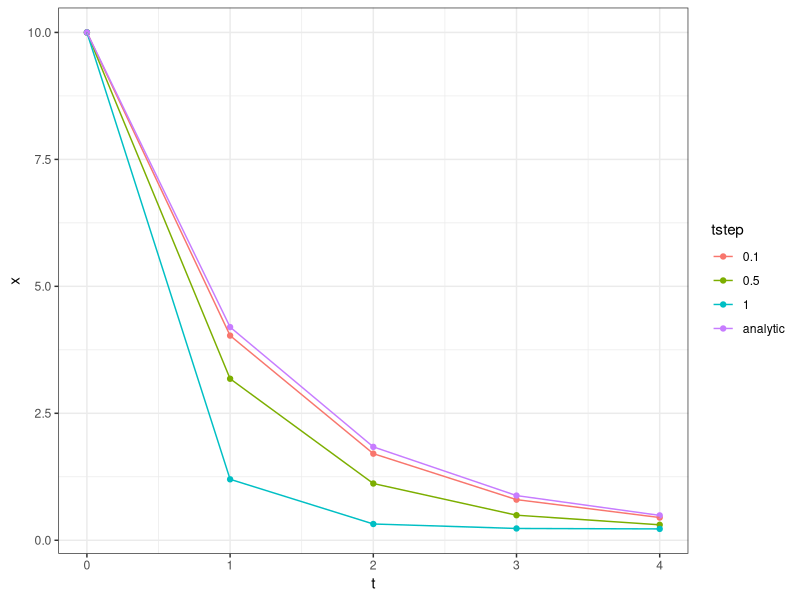

Write the R code that produced this figure. (Note: this script raises an error after producing the figure.)
## ---- chunk 1
library(ggplot2)
library(grid)   #unit
library(RColorBrewer) # brewer.pal
library(tidyr)
library(dplyr)
library(purrr)
library(tibble)
library(deSolve)

myColors <- brewer.pal(5,"Dark2")	
.simpleCap <- function(s) {
    paste(toupper(substring(s, 1, 1)), substring(s, 2),  sep = "")
}
colScale <- scale_colour_manual(name = "Variant",values = myColors)
.treatments <- structure(c(1,0.5), names = c("Litter input pulse","No Litter input"))
sizeScale <- scale_size_manual(name = "Treatment",values = .treatments)

#themeDefault <- theme_classic()  
themeDefault <- theme_bw()  
## ---- chunk 2
deriv <- function(t, x, parms){ list(
  dx = c(x = -parms$k*x + parms$i),
  output = c(decomp = -parms$k*x)
  )}
## ---- chunk 3
fAnalytic <- function(x0,times,k,i) (x0 - i/k)*exp(-k*times) + (i/k)
## ---- chunk 4
solveDiscrete <- function(y, tstep, func, tout, parms) {
  t <- seq(min(tout),max(tout),by = tstep)
  nstep <- length(t) - 1
  x <- c(x0, numeric(nstep))
  for(i in 1:nstep) {
    x[i+1] <- x[i] + func(t[i], x[i], parms)[[1]]*tstep
  }
  ans <- x[t %in% tout]
  ans
}
## ---- chunk 5
tsteps <- c(0.1,0.5,1)
parms <- list(k = 0.9, i = 0.2)
x0 <- 10
times <- 0:4
sims <- tsteps %>% map_df(function(tstep){
  tibble(
    solver = "discrete",
    tstep = as.character(tstep),
    t = times,
    x = solveDiscrete(x0, !!tstep, deriv, times, parms = parms)
  )
})
## ---- chunk 6
df <- sims %>% bind_rows(tibble(
  solver = "analytic",
  tstep = "analytic",
  t = times,
  x = fAnalytic(x0,times,parms$k, parms$i)
))
## ---- chunk 7
df %>% ggplot(aes(t,x, color = tstep)) + geom_point() + geom_line() + themeDefault
## ---- chunk 8
df1 <- tibble(
  t = seq(0,1,length.out = 20),
  sim_1 = x0 + deriv(0, x0, parms = parms)[[1]]*t,
  analytic = fAnalytic(x0,t,parms$k, parms$i)
)
df1 %>% pivot_longer(sim_1:analytic,"tstep", values_to = "x") %>% 
  ggplot(aes(t,x, color = tstep)) + geom_line() + themeDefault
## ---- chunk 9
correct_rate <- function(k,i,x0,ts) 
  #i/x0 -1/ts*((1 - i/k/x0)*exp(-k*ts) + i/k/x0 -1)
  i/x0 -1/ts*(i/k/x0 - 1)*(1 - exp(-k*ts))
parmsC1 <- within(parms, k <- correct_rate(k, i, x0, 1))
c(parms$k, parmsC1$k)
## ---- chunk 10
df1 <- df1 %>% mutate(
  sim_C = x0 + deriv(0, x0, parms = parmsC1)*t
)
df1 %>% pivot_longer(sim_1:sim_C,"tstep", values_to = "x") %>% 
  ggplot(aes(t,x, color = tstep)) + geom_line() + themeDefault
## ---- chunk 11
adjust_parms_identity <- function(parms, x, dx, ts) 
  list(is_adjusted = FALSE, parms = parms)
solveDiscreteAdj <- function(y, tstep, func, tout, parms
                              ,f_adjust_parms = adjust_parms_identity) {
  t <- seq(min(tout),max(tout),by = tstep)
  nstep <- length(t) - 1
  x <- c(x0, numeric(nstep))
  for(i in 1:nstep) {
    dx <- dx0 <- func(t[i], x[i], parms)[[1]]
    ans_adjust <- f_adjust_parms(parms, x[i], dx, tstep)
    if (isTRUE(ans_adjust$is_adjusted)){
      dx <- func(t[i], x[i], ans_adjust$parms)[[1]]
    }
    x[i+1] <- x[i] + dx * tstep
  }
  ans <- x[t %in% tout]
  ans
}
## ---- chunk 12
adjust_parms_firstorder <- function(p, x, dx, ts) {
  if (abs(dx*ts/x) <= 0.2) return(adjust_parms_identity(p,x,dx,ts))
  list(
    is_adjusted = TRUE, 
    parms = within(p, k <- correct_rate(p$k,p$i,x,ts)))
}
tsteps <- c(1,0.5,0.1)
simsAdj <- tsteps %>% map_df(function(tstep){
  tibble(
    solver = "discrete_adjusted",
    tstep = as.character(tstep),
    t = times,
    x = solveDiscreteAdj(x0, !!tstep, deriv, times, parms = parms
                         ,f_adjust_parms = adjust_parms_firstorder)
  )
})
## ---- chunk 13
df %>% bind_rows(simsAdj) %>% 
  ggplot(aes(t,x, color = solver, linetype = tstep)) + geom_point() + geom_line() + themeDefault
## ---- chunk 14
x0 = c(B = 150, IN = 8) # mol C biomass, mol inorganic N
# time in days
parms <- list(
  kINPlant = 1/10 # 10 days turnover time
  ,uINPlant = 0.9
  ,decS = 0.9*10 #uINPlant*cnS same N returned to soil as taken up
  ,eps = 0.6 # microbial carbon use efficiency
  ,tau = 1/20
  ,cnIS = 10 # litter input
  ,cnB = 8
  ,iB = 1/5 # 2*uINPlant
  ,iIN = x0["IN"]*1/200  # compensating for leaching
  ,lN = 1/200
)
## ---- chunk 15
res <- ode(x0, 0:300, deriv_inorg_nitrogen, parms) %>% as.data.frame()
x1 <- unlist(res[nrow(res),1 +seq_along(x0)])
x1
dx <- deriv_inorg_nitrogen(0, x1, parms)
dx
## ---- chunk 16
res %>% 
  select(time, B, IN) %>% 
  pivot_longer(-time) %>% 
  ggplot(aes(time, value, col = name)) + geom_line()
## ---- chunk 17
parmsNlim <- within(parms, lN <- 1)
res2 <- ode(x1, 0:300, deriv_inorg_nitrogen, parmsNlim) %>% as.data.frame()
x2 <- unlist(res2[nrow(res2),1 +seq_along(x0)])
x2
dx <- deriv_inorg_nitrogen(0, x2, parms)
dx

## ---- chunk 18
res2 %>% 
  select(time, B, IN) %>% 
  pivot_longer(-time) %>% 
  ggplot(aes(time, value, col = name)) + geom_line()
